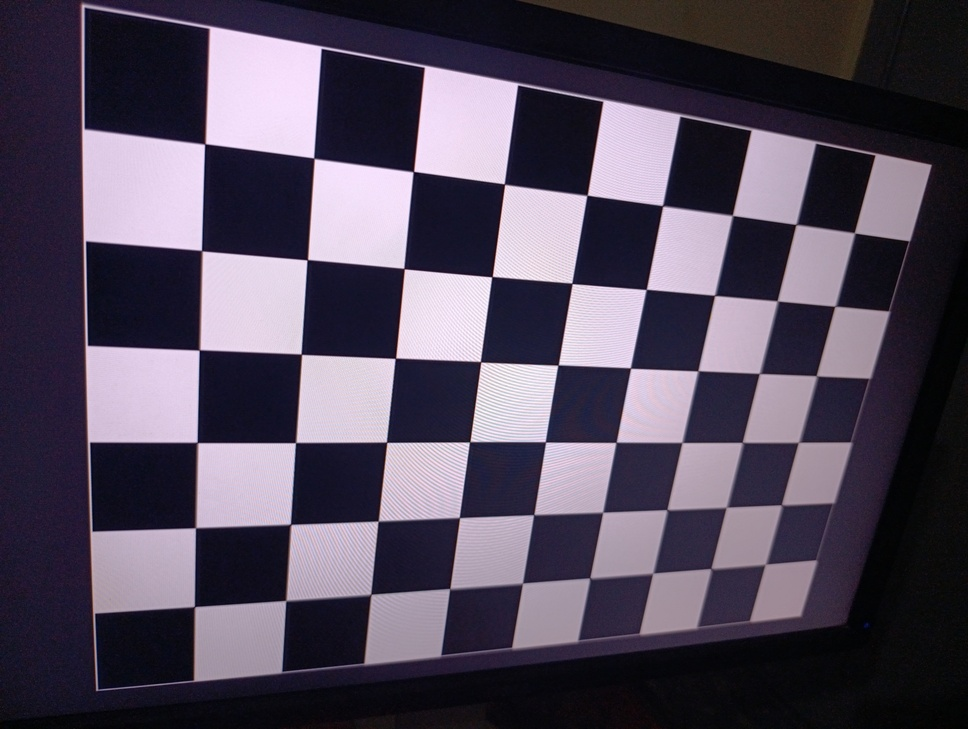
#> input picture calibration/1781284070875.jpg, 968 x 729 px, shrunk from 4080 x 3072 before the run; its folder holds 4 pictures in this run
$ python undistort_dataset.py
#> lines starting #> are read from the running program, lines starting #| are printed output that depends on the picture
"""
Dataset Undistortion Script
============================
Applies camera calibration parameters to undistort all dataset images.
This is a mandatory step — distorted images produce incorrect measurements.

Usage:
    python calibration/undistort_dataset.py

Requires:
    - calibration/calibration_params.json (run calibrate_camera.py first)
"""

import os
import sys
import json
import glob
import cv2
import numpy as np


CALIBRATION_DIR = os.path.dirname(os.path.abspath(__file__))
PROJECT_ROOT = os.path.dirname(CALIBRATION_DIR)
PARAMS_FILE = os.path.join(CALIBRATION_DIR, "calibration_params.json")
DATASET_DIR = os.path.join(PROJECT_ROOT, "dataset")


def load_calibration_params():
    """Load saved calibration parameters."""
    if not os.path.exists(PARAMS_FILE):
        print(f"ERROR: Calibration parameters not found at {PARAMS_FILE}")
        print("Run calibrate_camera.py first!")
        sys.exit(1)

    with open(PARAMS_FILE, 'r') as f:
#> (reads calibration/calibration_params.json from the repository)
#> pass 2 of the loop in main, `for split in splits:`:
#> pass 3 of the loop in main, `for split in splits:`:
        params = json.load(f)

    camera_matrix = np.array(params["camera_matrix"])
    dist_coeffs = np.array(params["dist_coeffs"])
    img_size = (params["image_size"]["width"], params["image_size"]["height"])

    return camera_matrix, dist_coeffs, img_size


def undistort_images(image_dir, camera_matrix, dist_coeffs, img_size):
    """
    Undistort all images in a directory, overwriting originals.

    We overwrite to keep the pipeline simple — all downstream processing
    (training, inference, measurement) uses undistorted images.
    """
#> called with image_dir = 'calibration', camera_matrix = array of shape (3, 3), dist_coeffs = array of shape (1, 5), img_size = (4080, 3072)
    image_paths = sorted(glob.glob(os.path.join(image_dir, "*.jpg")))

    if not image_paths:
        print(f"  No images found in {image_dir}")
        return 0

    # Get optimal new camera matrix (keeps all pixels, alpha=1)
    new_cam_mtx, roi = cv2.getOptimalNewCameraMatrix(
        camera_matrix, dist_coeffs, img_size, 0, img_size
    )

    count = 0
    for img_path in image_paths:
        img = cv2.imread(img_path)
#> img is the input picture: shape (729, 968, 3); mean B, G, R 91.3, 74.6, 83.1
        if img is None:
            print(f"  WARNING: Cannot read {os.path.basename(img_path)}")
            continue

        # Undistort using calibration parameters
        undistorted = cv2.undistort(img, camera_matrix, dist_coeffs, None, new_cam_mtx)
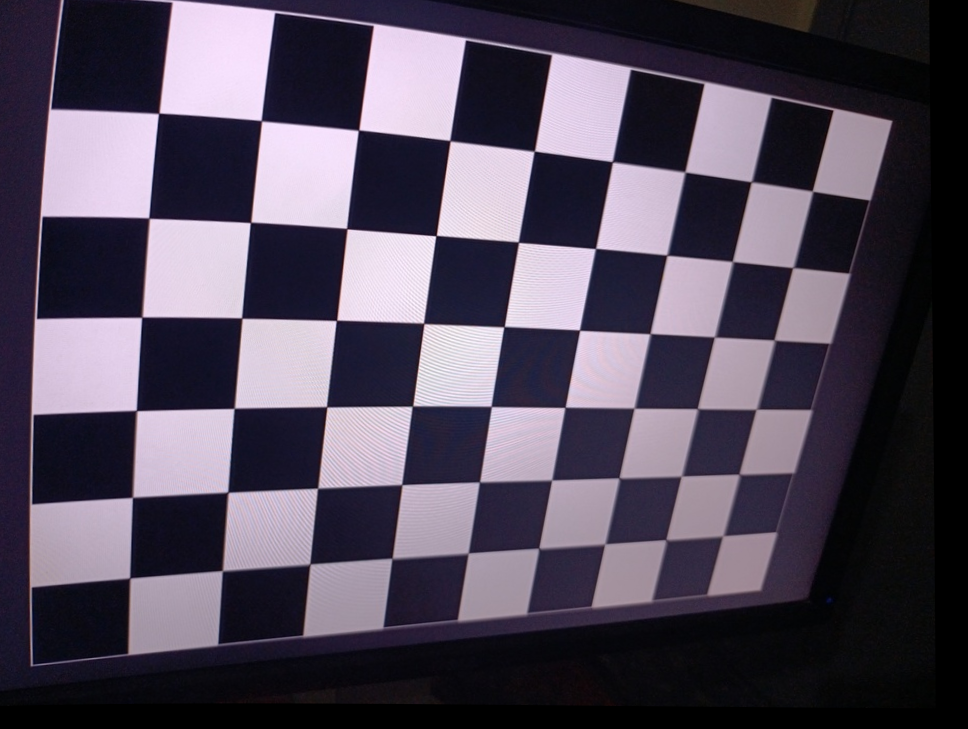
#> undistorted: shape (729, 968, 3); mean B, G, R 89.8, 74.2, 82.2

        # Overwrite original with undistorted version
        cv2.imwrite(img_path, undistorted, [cv2.IMWRITE_JPEG_QUALITY, 95])
        count += 1
#> pass 2 of the loop in undistort_images, `for img_path in image_paths:`:
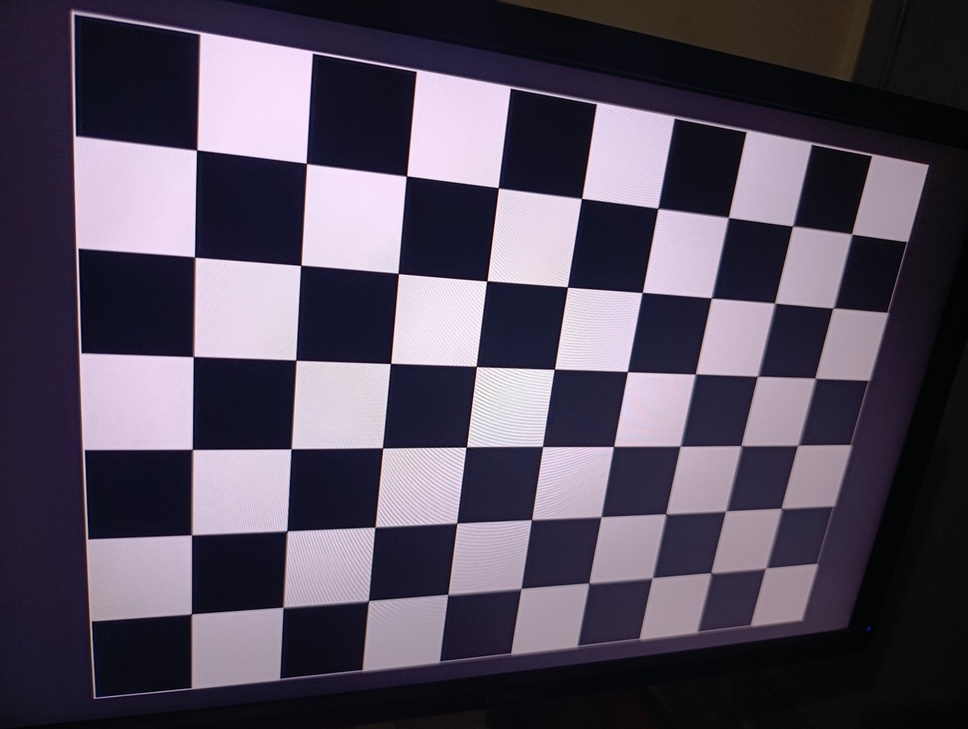
#> input picture calibration/1781284070979.jpg, 968 x 729 px, shrunk from 4080 x 3072 before the run
#> in undistort_images, img is the input picture: shape (729, 968, 3); mean B, G, R 92.5, 76.6, 84.3
#> in undistort_images, `undistorted = cv2.undistort(img, camera_matrix, dist_coeffs, None, new..`:
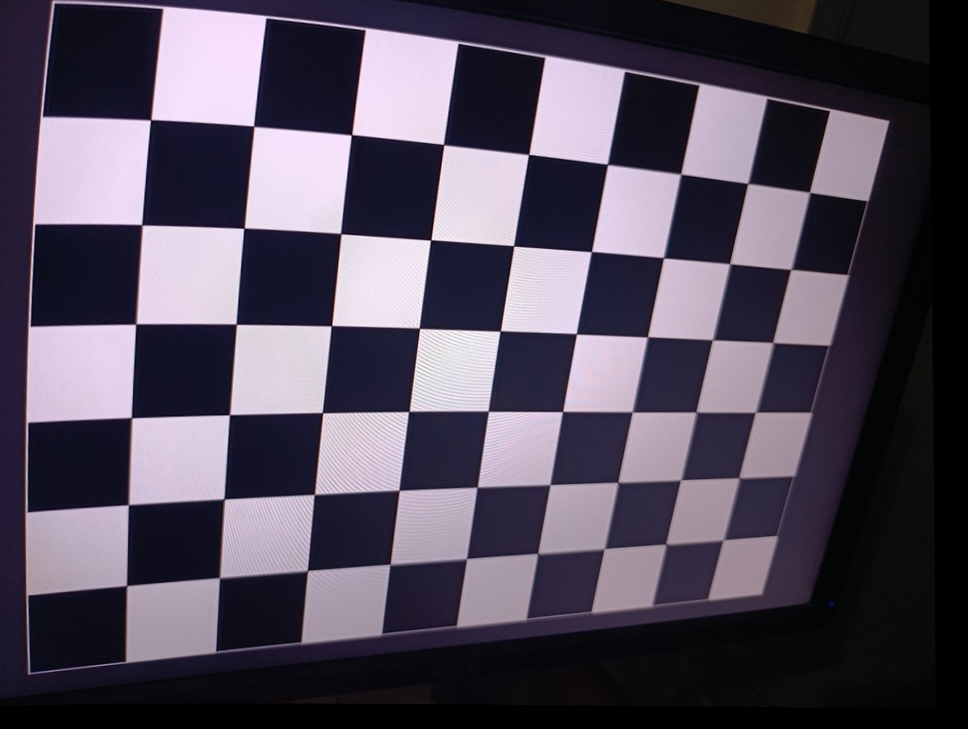
#> undistorted: shape (729, 968, 3); mean B, G, R 91.1, 76.2, 83.4
#> pass 3 of the loop in undistort_images, `for img_path in image_paths:`:
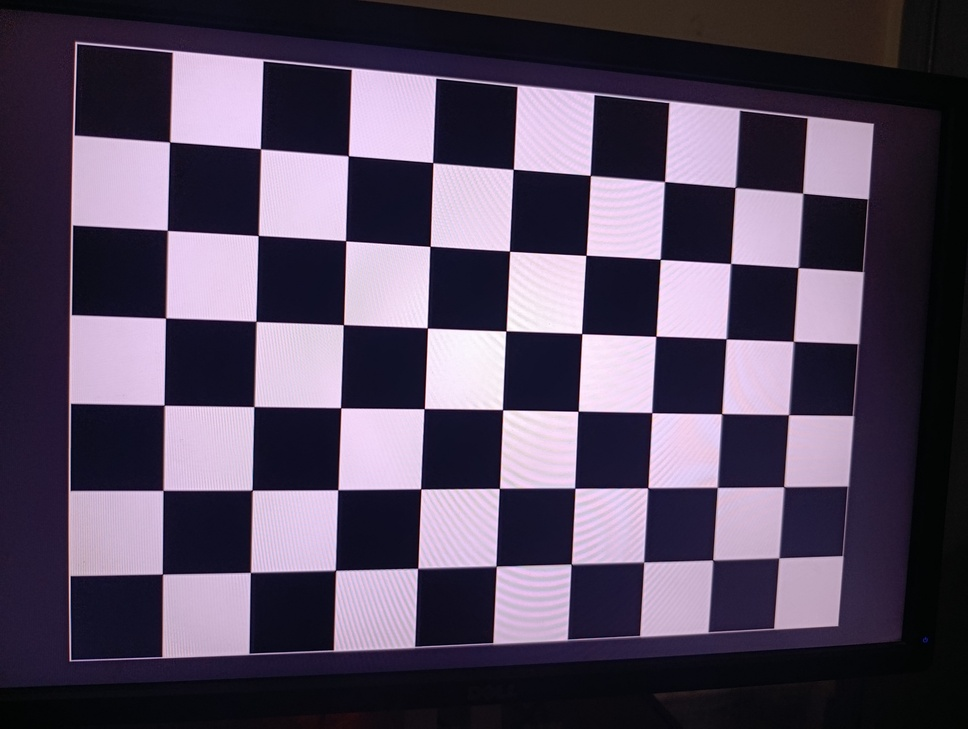
#> input picture calibration/1781284071054.jpg, 968 x 729 px, shrunk from 4080 x 3072 before the run
#> in undistort_images, img is the input picture: shape (729, 968, 3); mean B, G, R 95.2, 74.9, 86.3
#> in undistort_images, `undistorted = cv2.undistort(img, camera_matrix, dist_coeffs, None, new..`:
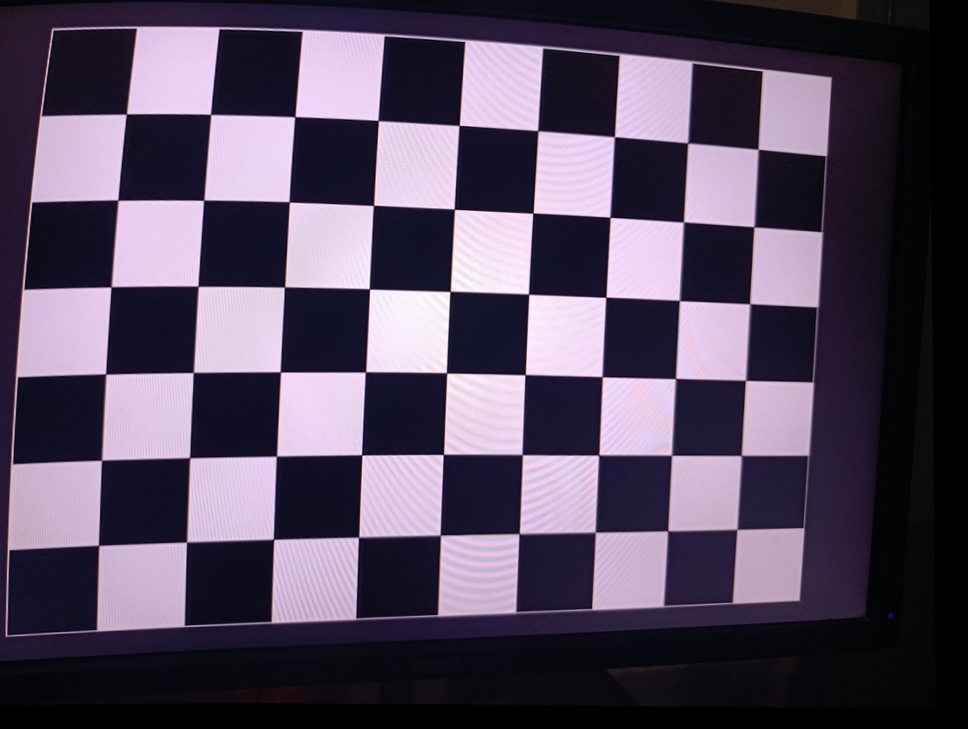
#> undistorted: shape (729, 968, 3); mean B, G, R 94.7, 75, 85.8
#> the loop made 4 passes; the first 3 are shown

    return count


def main():
    camera_matrix, dist_coeffs, img_size = load_calibration_params()

    print("=" * 50)
    print("  DATASET UNDISTORTION")
    print("=" * 50)
    print(f"\nUsing calibration from: {PARAMS_FILE}")

    # Process each split
    splits = ["train", "val", "test"]
    total = 0

    for split in splits:
        img_dir = os.path.join(DATASET_DIR, split, "images")
        if os.path.exists(img_dir):
            count = undistort_images(img_dir, camera_matrix, dist_coeffs, img_size)
            print(f"  {split:>5}: undistorted {count} images")
            total += count
        else:
            print(f"  {split:>5}: directory not found — skipping")

    # Also undistort calibration images for documentation
    cal_count = undistort_images(CALIBRATION_DIR, camera_matrix, dist_coeffs, img_size)

    print(f"\nTotal: {total} dataset images undistorted")
    print(f"       {cal_count} calibration images undistorted")
    print("\nAll images are now lens-corrected and ready for training/measurement.")


if __name__ == "__main__":
    main()
